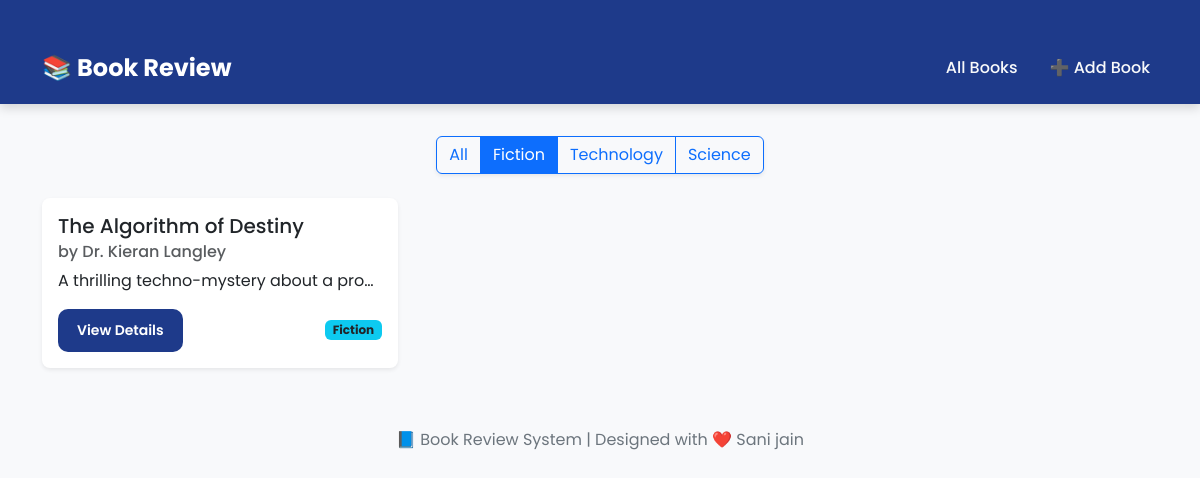
The page /?genre=fiction on the database its author committed.
### book/models.py (models this page shows, shortened)
class Book(models.Model):
    GENRE_CHOICES = [
        ('fiction', 'Fiction'),
        ('non_fiction', 'Non-Fiction'),
        ('science', 'Science'),
        ('technology', 'Technology'),
        ('history', 'History'),
        ('other', 'Other'),
    ]
    title = models.CharField(max_length=200)
    author = models.CharField(max_length=200)
    description = models.TextField()
    genre = models.CharField(max_length=20, choices=GENRE_CHOICES)
    isbn = models.CharField('ISBN', max_length=13, unique=True)
    publication_date = models.DateField()
    average_rating = models.DecimalField(
        max_digits=3,
        decimal_places=2,
        validators=[MinValueValidator(0), MaxValueValidator(5)],
        default=0
    )
    created_at = models.DateTimeField(auto_now_add=True)
    updated_at = models.DateTimeField(auto_now=True)

### book/views.py (the view)
# urls.py: path('', views.BookListView.as_view(), name='book-list'),
class BookListView(TemplateView):
    template_name = 'book/book_list.html'
    def get_context_data(self, **kwargs):
        context =  super().get_context_data(**kwargs)
        genre = self.request.GET.get('genre')
        if genre:
            context['books'] = Book.objects.filter(genre=genre).order_by('-created_at')
        else:
            context['books'] = Book.objects.all().order_by('-created_at')
        return context

### book/templates/book/book_list.html (shortened to what this page needs)
{% extends 'book/base.html' %}
{% block content %}
<div class="row mb-4">
    <div class="col text-center">
        <div class="btn-group shadow-sm">
            <a href="{% url 'book-list' %}" class="btn btn-outline-primary {% if not request.GET.genre %}active{% endif %}">All</a>
            <a href="?genre=fiction" class="btn btn-outline-primary {% if request.GET.genre == 'fiction' %}active{% endif %}">Fiction</a>
            <a href="?genre=technology" class="btn btn-outline-primary {% if request.GET.genre == 'technology' %}active{% endif %}">Technology</a>
            <a href="?genre=science" class="btn btn-outline-primary {% if request.GET.genre == 'science' %}active{% endif %}">Science</a>
        </div>
    </div>
</div>
<div class="row row-cols-1 row-cols-md-3 g-4">
    {% for book in books %}
    <div class="col">
        <div class="card h-100 shadow-sm border-0 rounded-3 hover-scale">
            <div class="card-body d-flex flex-column">
                <h5 class="card-title">{{ book.title }}</h5>
                <h6 class="card-subtitle mb-2 text-muted">by {{ book.author }}</h6>
                <p class="card-text text-truncate">{{ book.description|truncatewords:25 }}</p>
                <div class="mt-auto d-flex justify-content-between align-items-center">
                    <a href="{% url 'book-detail' book.pk %}" class="btn btn-modern btn-sm">View Details</a>
                    <span class="badge bg-info text-dark">{{ book.genre|capfirst }}</span>
                </div>
            </div>
        </div>
    </div>
    {% empty %}
    <div class="col-12 text-center">
        <p class="text-muted fs-5 mt-4">No books found.</p>
    </div>
    {% endfor %}
</div>
{% endblock content %}

### book/templates/book/base.html (style rules this page uses)
body { font-family: 'Poppins', sans-serif; background-color: #f8f9fb; color: #333; }
.btn-modern { background-color: #1e3a8a; color: #fff; border-radius: 10px; padding: 10px 18px; font-weight: 600; transition: all 0.3s ease-in-out; }
.card { border: none; border-radius: 12px; box-shadow: 0 4px 10px rgba(0, 0, 0, 0.1); transition: transform 0.2s ease-in-out; }

### book/templates/book/book_list.html (style rules this page uses)
.hover-scale { transition: transform 0.2s ease-in-out, box-shadow 0.2s ease-in-out; }

### rows shown on the page
Book: title "The Algorithm of Destiny", author "Dr. Kieran Langley", description "A thrilling techno-mystery about a pro…", genre "Fiction"
